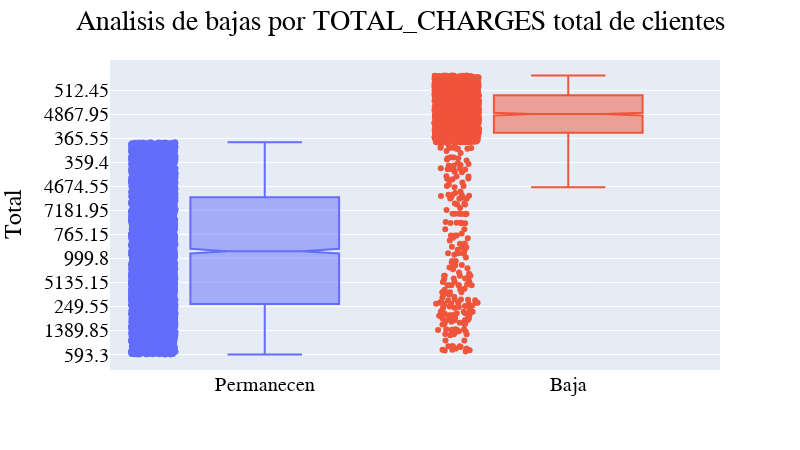
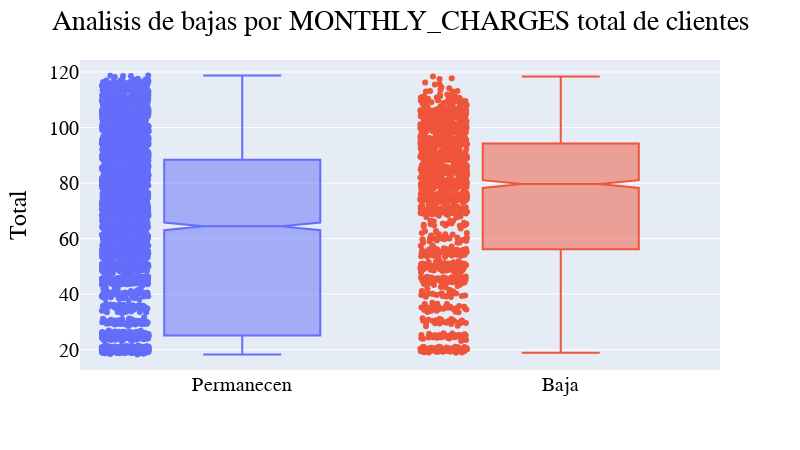
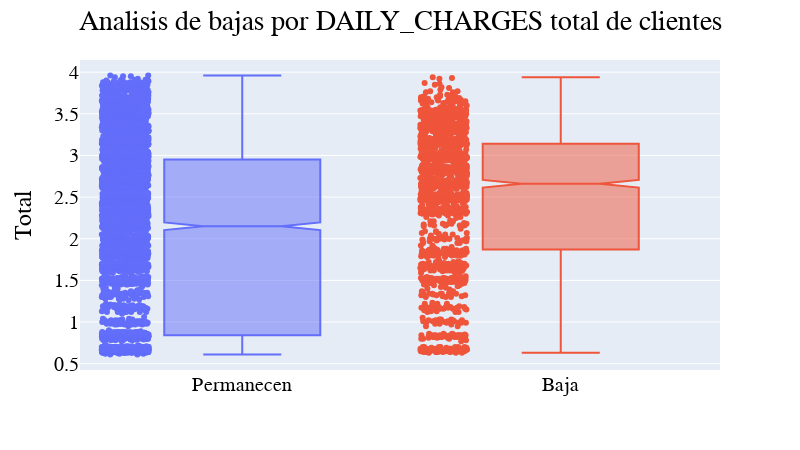

Notebook code for these charts, in order:
### Code cell
# For para generación de las graficas tipo box
for i in numeric_cols:
    fig = px.box(
        df_copy, x="CHURN", y=df_copy[i], points="all", color="CHURN", notched=True
    )

    fig.update_layout(
        width=800,
        height=450,
        title=dict(
            text=f"Analisis de bajas por {i} total de clientes", x=0.5, xanchor="center"
        ),
        xaxis_title="",
        yaxis_title="Total",
        font_family="Arial",
        font_size=20,
        font_color="black",
        xaxis=dict(tickvals=[0, 1], ticktext=["Permanecen", "Baja"]),
        showlegend=False,
    )

    fig.show()

### Figure 1 — Plotly figure (JSON) as saved in the notebook; plotly's stock layout.template omitted (floating-point values rounded to 4 significant figures; data arrays with more than 128 entries replaced by an {"elided": "..."} marker saying what was removed)
{"data": [{"alignmentgroup": "True", "boxpoints": "all", "hovertemplate": "CHURN=%{x}<br>TOTAL_CHARGES=%{y}<extra></extra>", "legendgroup": "0", "marker": {"color": "#636efa"}, "name": "0", "notched": true, "offsetgroup": "0", "orientation": "v", "showlegend": true, "type": "box", "x": {"elided": "5174 str values"}, "x0": " ", "xaxis": "x", "y": {"elided": "5174 str values"}, "y0": " ", "yaxis": "y"}, {"alignmentgroup": "True", "boxpoints": "all", "hovertemplate": "CHURN=%{x}<br>TOTAL_CHARGES=%{y}<extra></extra>", "legendgroup": "1", "marker": {"color": "#EF553B"}, "name": "1", "notched": true, "offsetgroup": "1", "orientation": "v", "showlegend": true, "type": "box", "x": {"elided": "1869 str values"}, "x0": " ", "xaxis": "x", "y": {"elided": "1869 str values"}, "y0": " ", "yaxis": "y"}], "layout": {"boxmode": "overlay", "font": {"color": "black", "family": "Arial", "size": 20}, "height": 450, "legend": {"title": {"text": "CHURN"}, "tracegroupgap": 0}, "margin": {"t": 60}, "showlegend": false, "title": {"text": "Analisis de bajas por TOTAL_CHARGES total de clientes", "x": 0.5, "xanchor": "center"}, "width": 800, "xaxis": {"anchor": "y", "categoryarray": ["0", "1", null], "categoryorder": "array", "domain": [0.0, 1.0], "ticktext": ["Permanecen", "Baja"], "tickvals": [0, 1], "title": {"text": ""}}, "yaxis": {"anchor": "x", "domain": [0.0, 1.0], "title": {"text": "Total"}}}}

### Figure 2 — Plotly figure (JSON) as saved in the notebook; plotly's stock layout.template omitted (floating-point values rounded to 4 significant figures; data arrays with more than 128 entries replaced by an {"elided": "..."} marker saying what was removed)
{"data": [{"alignmentgroup": "True", "boxpoints": "all", "hovertemplate": "CHURN=%{x}<br>MONTHLY_CHARGES=%{y}<extra></extra>", "legendgroup": "0", "marker": {"color": "#636efa"}, "name": "0", "notched": true, "offsetgroup": "0", "orientation": "v", "showlegend": true, "type": "box", "x": {"elided": "5174 str values"}, "x0": " ", "xaxis": "x", "y": {"elided": "5174 float values"}, "y0": " ", "yaxis": "y"}, {"alignmentgroup": "True", "boxpoints": "all", "hovertemplate": "CHURN=%{x}<br>MONTHLY_CHARGES=%{y}<extra></extra>", "legendgroup": "1", "marker": {"color": "#EF553B"}, "name": "1", "notched": true, "offsetgroup": "1", "orientation": "v", "showlegend": true, "type": "box", "x": {"elided": "1869 str values"}, "x0": " ", "xaxis": "x", "y": {"elided": "1869 float values"}, "y0": " ", "yaxis": "y"}], "layout": {"boxmode": "overlay", "font": {"color": "black", "family": "Arial", "size": 20}, "height": 450, "legend": {"title": {"text": "CHURN"}, "tracegroupgap": 0}, "margin": {"t": 60}, "showlegend": false, "title": {"text": "Analisis de bajas por MONTHLY_CHARGES total de clientes", "x": 0.5, "xanchor": "center"}, "width": 800, "xaxis": {"anchor": "y", "categoryarray": ["0", "1", null], "categoryorder": "array", "domain": [0.0, 1.0], "ticktext": ["Permanecen", "Baja"], "tickvals": [0, 1], "title": {"text": ""}}, "yaxis": {"anchor": "x", "domain": [0.0, 1.0], "title": {"text": "Total"}}}}

### Figure 3 — Plotly figure (JSON) as saved in the notebook; plotly's stock layout.template omitted (floating-point values rounded to 4 significant figures; data arrays with more than 128 entries replaced by an {"elided": "..."} marker saying what was removed)
{"data": [{"alignmentgroup": "True", "boxpoints": "all", "hovertemplate": "CHURN=%{x}<br>DAILY_CHARGES=%{y}<extra></extra>", "legendgroup": "0", "marker": {"color": "#636efa"}, "name": "0", "notched": true, "offsetgroup": "0", "orientation": "v", "showlegend": true, "type": "box", "x": {"elided": "5174 str values"}, "x0": " ", "xaxis": "x", "y": {"elided": "5174 float values"}, "y0": " ", "yaxis": "y"}, {"alignmentgroup": "True", "boxpoints": "all", "hovertemplate": "CHURN=%{x}<br>DAILY_CHARGES=%{y}<extra></extra>", "legendgroup": "1", "marker": {"color": "#EF553B"}, "name": "1", "notched": true, "offsetgroup": "1", "orientation": "v", "showlegend": true, "type": "box", "x": {"elided": "1869 str values"}, "x0": " ", "xaxis": "x", "y": {"elided": "1869 float values"}, "y0": " ", "yaxis": "y"}], "layout": {"boxmode": "overlay", "font": {"color": "black", "family": "Arial", "size": 20}, "height": 450, "legend": {"title": {"text": "CHURN"}, "tracegroupgap": 0}, "margin": {"t": 60}, "showlegend": false, "title": {"text": "Analisis de bajas por DAILY_CHARGES total de clientes", "x": 0.5, "xanchor": "center"}, "width": 800, "xaxis": {"anchor": "y", "categoryarray": ["0", "1", null], "categoryorder": "array", "domain": [0.0, 1.0], "ticktext": ["Permanecen", "Baja"], "tickvals": [0, 1], "title": {"text": ""}}, "yaxis": {"anchor": "x", "domain": [0.0, 1.0], "title": {"text": "Total"}}}}
